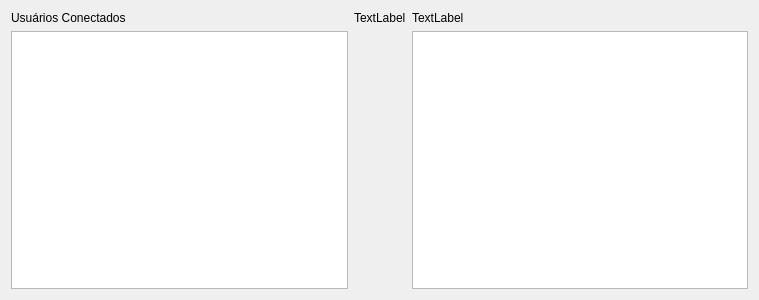
<?xml version="1.0" encoding="UTF-8"?>
<ui version="4.0">
 <class>NHEViewProjectClass</class>
 <widget class="QWidget" name="NHEViewProjectClass">
  <property name="geometry">
   <rect>
    <x>0</x>
    <y>0</y>
    <width>759</width>
    <height>300</height>
   </rect>
  </property>
  <property name="windowTitle">
   <string>NHEViewProject</string>
  </property>
  <layout class="QGridLayout" name="gridLayout">
   <item row="0" column="0">
    <widget class="QLabel" name="label">
     <property name="text">
      <string>Usuários Conectados</string>
     </property>
    </widget>
   </item>
   <item row="0" column="1">
    <widget class="QLabel" name="label_2">
     <property name="text">
      <string>TextLabel</string>
     </property>
    </widget>
   </item>
   <item row="0" column="2">
    <widget class="QLabel" name="label_3">
     <property name="text">
      <string>TextLabel</string>
     </property>
    </widget>
   </item>
   <item row="1" column="0">
    <widget class="QListWidget" name="listWidget"/>
   </item>
   <item row="1" column="2">
    <widget class="QGraphicsView" name="graphicsView"/>
   </item>
  </layout>
 </widget>
 <layoutdefault spacing="6" margin="11"/>
 <resources/>
 <connections/>
</ui>
